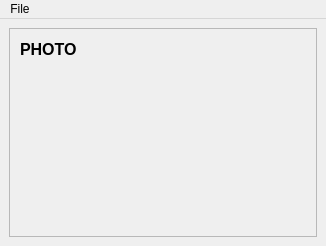
<?xml version="1.0" encoding="UTF-8"?>
<ui version="4.0">
 <class>MainWindow</class>
 <widget class="QMainWindow" name="MainWindow">
  <property name="geometry">
   <rect>
    <x>0</x>
    <y>0</y>
    <width>326</width>
    <height>246</height>
   </rect>
  </property>
  <property name="windowTitle">
   <string>picture viewer</string>
  </property>
  <widget class="QWidget" name="centralwidget">
   <layout class="QGridLayout" name="gridLayout">
    <item row="0" column="0">
     <widget class="QScrollArea" name="scrollArea">
      <property name="widgetResizable">
       <bool>true</bool>
      </property>
      <widget class="QWidget" name="scrollAreaWidgetContents_2">
       <property name="geometry">
        <rect>
         <x>0</x>
         <y>0</y>
         <width>306</width>
         <height>205</height>
        </rect>
       </property>
       <widget class="QLabel" name="label">
        <property name="geometry">
         <rect>
          <x>10</x>
          <y>10</y>
          <width>111</width>
          <height>21</height>
         </rect>
        </property>
        <property name="font">
         <font>
          <pointsize>12</pointsize>
          <bold>true</bold>
         </font>
        </property>
        <property name="text">
         <string>PHOTO</string>
        </property>
       </widget>
      </widget>
     </widget>
    </item>
   </layout>
  </widget>
  <widget class="QMenuBar" name="menubar">
   <property name="geometry">
    <rect>
     <x>0</x>
     <y>0</y>
     <width>326</width>
     <height>21</height>
    </rect>
   </property>
   <widget class="QMenu" name="menuFile">
    <property name="title">
     <string>File</string>
    </property>
    <addaction name="actionOpen"/>
   </widget>
   <addaction name="menuFile"/>
  </widget>
  <action name="actionOpen">
   <property name="text">
    <string>Open</string>
   </property>
  </action>
 </widget>
 <resources/>
 <connections/>
</ui>
